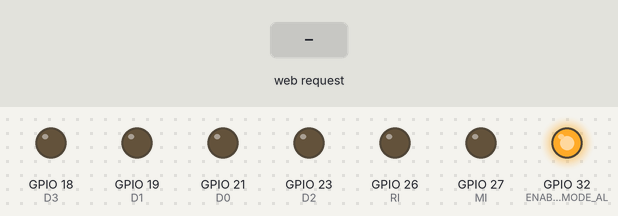
Bench run of a sketch on a simulated ESP32. Shown: output pins drawn as LEDs (lit = HIGH). Inputs (shaded band) come from the test bench. WiFi joins after 1.5 s; servers stay silent unless stated; what the sketch prints to the serial monitor is not drawn.

Above: at 2.7 s.
2.8 s: HTTP request GET /program received
At 3.8 s:
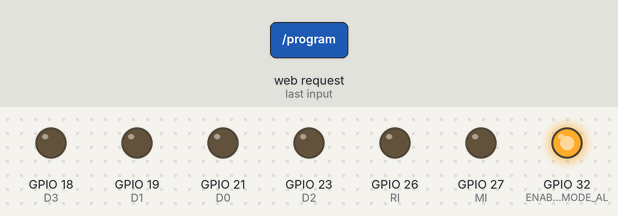
4.3 s: HTTP request GET /connect received
5.8 s: HTTP request GET /enable-mi received
At 7.0 s:
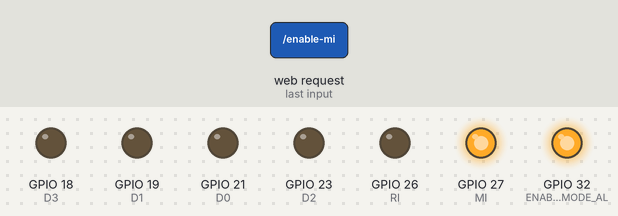
7.3 s: HTTP request GET /enable-programming received
At 8.2 s:
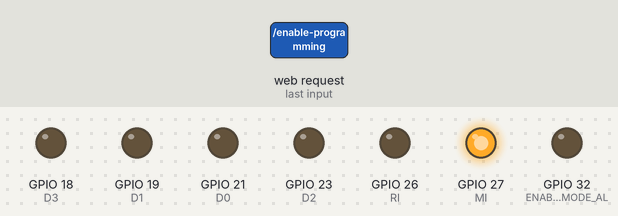
8.8 s: HTTP request GET /disable-programming received
At 9.3 s:
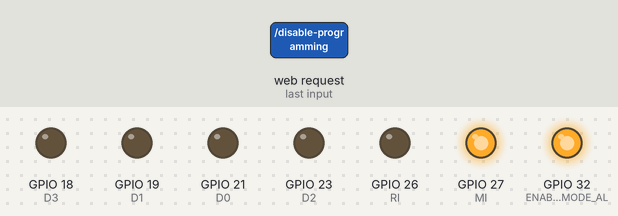
10.3 s: HTTP request GET /disconnect received
At 11.6 s:
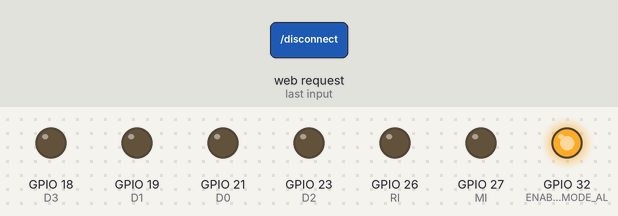
Timing chart, 0 to 12.8 s (numbered marks = the images above; inputs shaded):
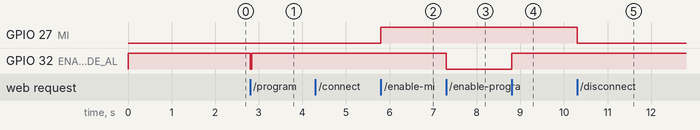

Measured:
- after the input at 2.8 s, GPIO 32 (ENABLE_PROGRAMMING_MODE_AL): HIGH → LOW at once, → HIGH 0.04 s later
- after the input at 5.8 s, GPIO 27 (MI): LOW → HIGH at once
- after the input at 7.3 s, GPIO 32 (ENABLE_PROGRAMMING_MODE_AL): HIGH → LOW at once
- after the input at 8.8 s, GPIO 32 (ENABLE_PROGRAMMING_MODE_AL): LOW → HIGH at once
- after the input at 10.3 s, GPIO 27 (MI): HIGH → LOW at once

The sketch:

server.ino
```cpp
#include <WiFi.h>
#include <WebServer.h>
#include "Signals.h"

const char* ssid = "yoalex";
const char* password = "latkatt1";

Signals s;
WebServer server(80);

char programData[2048];
char *lines[2048];
char* addressDataPairs[2048];

void program() {
  String request = server.arg(0);

  request.toCharArray(programData, 2048);

  // Split program on new line
  int n = 0;

  char *newLine = strtok(programData, "\n");
  while (newLine != NULL) {
    lines[n++] = newLine;
    newLine = strtok(NULL, "\n");
  }

  // split all lines on " "
  int m = 0;

  for (int i = 0; i < n; i++) {
    char *space = strtok(lines[i], " ");
    while (space != NULL) {
      addressDataPairs[m++] = space;
      space = strtok(NULL, " ");
    }
  }

  s.connectToComputer();
  s.enableProgrammingMode();
  s.pulseReset();

  for (int i = 0; i < m; i += 2) {
    char* address = addressDataPairs[i];
    char* data = addressDataPairs[i+1];

    Serial.print("address: \t");
    Serial.println(address);
    s.setBus(address);
    s.pulsePinWithClock(s.MI);

    delay(100);
    s.clearBus();

    Serial.print("data: \t\t");
    Serial.println(data);
    s.setBus(data);
    s.pulsePinWithClock(s.RI);

    delay(100);
    s.clearBus();
  }

  s.pulseReset();
  s.disableProgrammingMode();
  s.disconnectFromComputer();

  server.send(200, "text/plain", "Programming completed");
}

void reset() {
  s.pulseReset();
  server.send(200, "text/plain", "Reset completed");
}

void pulseClock() {
  s.pulseClock();
  server.send(200, "text/plain", "Clock pulsed");
}

void enableProgrammingMode() {
  s.enableProgrammingMode();
  server.send(200, "text/plain", "Programming mode enabled");
}

void disableProgrammingMode() {
  s.disableProgrammingMode();
  server.send(200, "text/plain", "Programming mode disabled");
}

void enableMI() {
  digitalWrite(s.MI, HIGH);
  server.send(200, "text/plain", "MI enabled");
}

void disableMI() {
  digitalWrite(s.MI, LOW);
  server.send(200, "text/plain", "MI disabled");
}

void enableRI() {
  digitalWrite(s.RI, HIGH);
  server.send(200, "text/plain", "RI enabled");
}

void disableRI() {
  digitalWrite(s.RI, LOW);
  server.send(200, "text/plain", "RI disabled");
}

void connect() {
  s.connectToComputer();
  server.send(200, "text/plain", "Connected");
}

void disconnect() {
  s.disconnectFromComputer();
  server.send(200, "text/plain", "Disconnected");
}

void setBus() {
  String request = server.pathArg(0);

  char pattern[16];
  request.toCharArray(pattern, 16);

  Serial.print("Pattern: ");
  Serial.println(pattern);

  s.enableProgrammingMode();
  s.setWriteMode();
  delay(10);
  s.setBus(pattern);
  s.disableProgrammingMode();

  server.send(200, "text/plain", "Bus set");
}

void clearBus() {
  s.clearBus();
  server.send(200, "text/plain", "Bus cleared");
}

void healthcheck() {
  server.send(200, "text/plain", "A-OK");
}

void setup() {
  Serial.begin(57600);

  s.init();

  Serial.print("Connecting to wifi");
  WiFi.begin(ssid, password);

  while (WiFi.status() != WL_CONNECTED) {
    Serial.print(".");
    delay(500);
  }

  Serial.println("");
  Serial.print("Server started on IP: ");
  Serial.println(WiFi.localIP());

  server.on("/program", program);
  server.on("/reset", reset);

  server.on("/pulseClock", pulseClock);
  server.on("/connect", connect);
  server.on("/disconnect", disconnect);

  server.on("/set-bus/{}", setBus);
  server.on("/clear-bus", clearBus);

  server.on("/enable-programming", enableProgrammingMode);
  server.on("/disable-programming", disableProgrammingMode);

  server.on("/enable-mi", enableMI);
  server.on("/disable-mi", disableMI);
  server.on("/enable-ri", enableRI);
  server.on("/disable-ri", disableRI);

  server.on("/healthcheck", healthcheck);

  server.begin();
}

void loop() {
  server.handleClient();
 }
```

Signals.cpp
```cpp
#include "Arduino.h"
#include "Signals.h"

// clock signals and programming mode are active low
const int CLK_AL = 13;
const int ENABLE_MANUAL_CLK_AL = 25;
const int ENABLE_PROGRAMMING_MODE_AL = 32;

const int RESET = 14;

const int D0 = 21;
const int D1 = 19;
const int D2 = 23;
const int D3 = 18;
const int D4 = 5;
const int D5 = 17;
const int D6 = 16;
const int D7 = 4;

const int dataPins[] = { D7, D6, D5, D4, D3, D2, D1, D0 };

const int Signals::MI = 27;
const int Signals::RI = 26;

void setDataPinsTo(int mode) {
  for (int pin = 0; pin < 8; pin += 1) {
    pinMode(dataPins[pin], mode);
  }
}

void Signals::init() {
  disconnectFromComputer();

  // ENABLE_PROGRAMMING_MODE_AL is the only signal that
  // needs to be active at all time to control the ROM
  // output
  digitalWrite(ENABLE_PROGRAMMING_MODE_AL, HIGH);
  pinMode(ENABLE_PROGRAMMING_MODE_AL, OUTPUT);
}

void Signals::connectToComputer() {
  // Set all pins to active outputs
  clearBus();
  setWriteMode();

  pinMode(MI, OUTPUT);
  pinMode(RI, OUTPUT);

  pinMode(RESET, OUTPUT);

  digitalWrite(CLK_AL, HIGH);
  pinMode(CLK_AL, OUTPUT);

  digitalWrite(ENABLE_MANUAL_CLK_AL, HIGH);
  pinMode(ENABLE_MANUAL_CLK_AL, OUTPUT);
}

void Signals::disconnectFromComputer() {
  // Set all pins to be high impedance; (INPUTS and LOW)
  clearBus();
  setReadMode();

  digitalWrite(MI, LOW);
  pinMode(MI, INPUT);

  digitalWrite(RI, LOW);
  pinMode(RI, INPUT);

  digitalWrite(RESET, LOW);
  pinMode(RESET, INPUT);

  digitalWrite(CLK_AL, LOW);
  pinMode(CLK_AL, INPUT);

  digitalWrite(ENABLE_MANUAL_CLK_AL, LOW);
  pinMode(ENABLE_MANUAL_CLK_AL, INPUT);
}

void Signals::setReadMode() {
  setDataPinsTo(INPUT);
};

void Signals::setWriteMode() {
  setDataPinsTo(OUTPUT);
};

void Signals::setBus(char data[]) {
  for (int pin = 0; pin < 8; pin += 1) {
    int level = data[pin] == '1' ? HIGH : LOW;
    digitalWrite(dataPins[pin], level);
  }
};

void Signals::clearBus() {
  for (int pin = 0; pin < 8; pin += 1) {
    digitalWrite(dataPins[pin], LOW);
  }
}

void Signals::enableProgrammingMode() {
  digitalWrite(ENABLE_MANUAL_CLK_AL, LOW);
  digitalWrite(ENABLE_PROGRAMMING_MODE_AL, LOW);
}

void Signals::disableProgrammingMode() {
  digitalWrite(ENABLE_MANUAL_CLK_AL, HIGH);
  digitalWrite(ENABLE_PROGRAMMING_MODE_AL, HIGH);
}

void Signals::pulseClock() {
  digitalWrite(CLK_AL, HIGH);
  delay(100);
  digitalWrite(CLK_AL, LOW);
  delay(100);
  digitalWrite(CLK_AL, HIGH);
}

void Signals::pulsePinWithClock(int pin) {
  digitalWrite(pin, LOW);
  delay(100);
  digitalWrite(pin, HIGH);
  delay(100);

  pulseClock();
  delay(100);

  digitalWrite(pin, LOW);
  delay(100);
}

void Signals::pulseReset() {
  digitalWrite(RESET, LOW);
  delay(10);
  digitalWrite(RESET, HIGH);
  delay(10);
  digitalWrite(RESET, LOW);
}
```

Signals.h
```cpp
#pragma once

#include "Arduino.h"

class Signals {
  public:
    static const int MI, RI;

    void init();

    void connectToComputer();
    void disconnectFromComputer();

    void setWriteMode();
    void setReadMode();

    void setBus(char data[]);
    void clearBus();

    void enableProgrammingMode();
    void disableProgrammingMode();

    void pulseClock();
    void pulsePinWithClock(int pin);
    void pulseReset();
};
```
